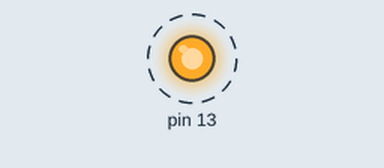
This sketch was run on a simulated Arduino Uno, built with avr-gcc and run on an emulated ATmega328P. Parts: output pins drawn as LEDs (lit = HIGH). Dashed ring = blinking.

Above: at 0.5 s.
Timing chart, 0 to 4.7 s (numbered marks = the images above):
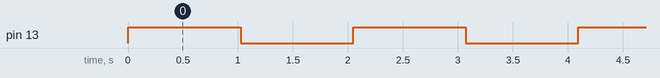

Measured:
- by itself, pin 13: alternates HIGH for 1.0 s and LOW for 1.0 s

The sketch:

Led_Blinking.ino
```cpp
#include<avr/io.h>
#include"delay.h"

int main(void)
{
  DDRB |= (1<<DDB5);
  while(1)
  {
    PORTB ^= (1<<PB5);
    delay_ms(1000);
  }
}
```

delay.h
```cpp
#include<avr/io.h>

 void delay_ms(int);

 void delay_ms(int temp)
{
  int i=0;
  TCCR1A|=(1<< COM1A1)|(1<< COM1A0);
  TCCR1B|=(1<<WGM12)|(1<<CS10)|(1<<CS12);
  TCNT1L=0;
  OCR1AL=15.625;
    for(i=0;i<temp;i++)
    {
      TIFR1|=(1<<OCF1A);

      while(!(TIFR1&(1<<OCF1A)));
    }

}
```
